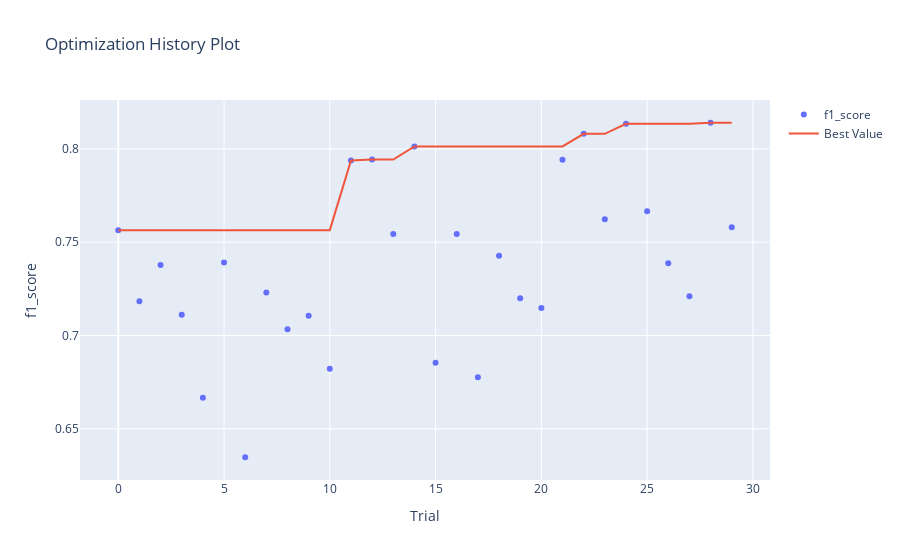

Source (notebook cell):
### Markdown cell above
График истории оптимизации - отображает количество испытаний на оси Х и метрику на оси Y.

Следует использовать эту диаграмму, чтобы проверить, идет ли оптимизация гиперпараметров в правильном направлении или нет.

### Code cell
optuna.visualization.plot_optimization_history(study, target_name="f1_score")

### Figure 1 — Plotly figure (JSON) as saved in the notebook; plotly's stock layout.template omitted (floating-point values rounded to 4 significant figures)
{"data": [{"mode": "markers", "name": "f1_score", "type": "scatter", "x": [0, 1, 2, 3, 4, 5, 6, 7, 8, 9, 10, 11, 12, 13, 14, 15, 16, 17, 18, 19, 20, 21, 22, 23, 24, 25, 26, 27, 28, 29], "y": [0.7564, 0.7183, 0.7378, 0.7111, 0.6666, 0.7391, 0.6348, 0.7231, 0.7034, 0.7106, 0.6822, 0.7938, 0.7943, 0.7544, 0.8013, 0.6854, 0.7544, 0.6777, 0.7428, 0.72, 0.7148, 0.7942, 0.8081, 0.7623, 0.8135, 0.7666, 0.7388, 0.7211, 0.814, 0.758]}, {"name": "Best Value", "type": "scatter", "x": [0, 1, 2, 3, 4, 5, 6, 7, 8, 9, 10, 11, 12, 13, 14, 15, 16, 17, 18, 19, 20, 21, 22, 23, 24, 25, 26, 27, 28, 29], "y": [0.7564, 0.7564, 0.7564, 0.7564, 0.7564, 0.7564, 0.7564, 0.7564, 0.7564, 0.7564, 0.7564, 0.7938, 0.7943, 0.7943, 0.8013, 0.8013, 0.8013, 0.8013, 0.8013, 0.8013, 0.8013, 0.8013, 0.8081, 0.8081, 0.8135, 0.8135, 0.8135, 0.8135, 0.814, 0.814]}], "layout": {"title": {"text": "Optimization History Plot"}, "xaxis": {"title": {"text": "Trial"}}, "yaxis": {"title": {"text": "f1_score"}}}}
